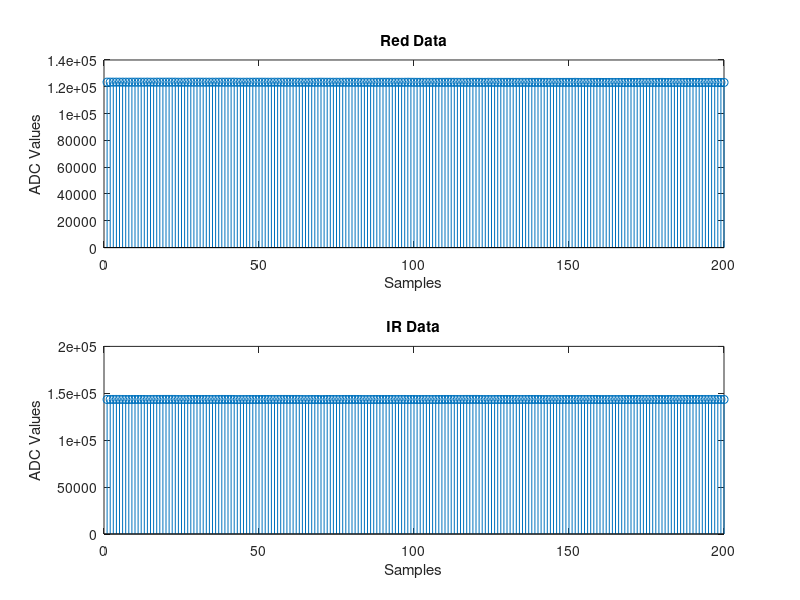
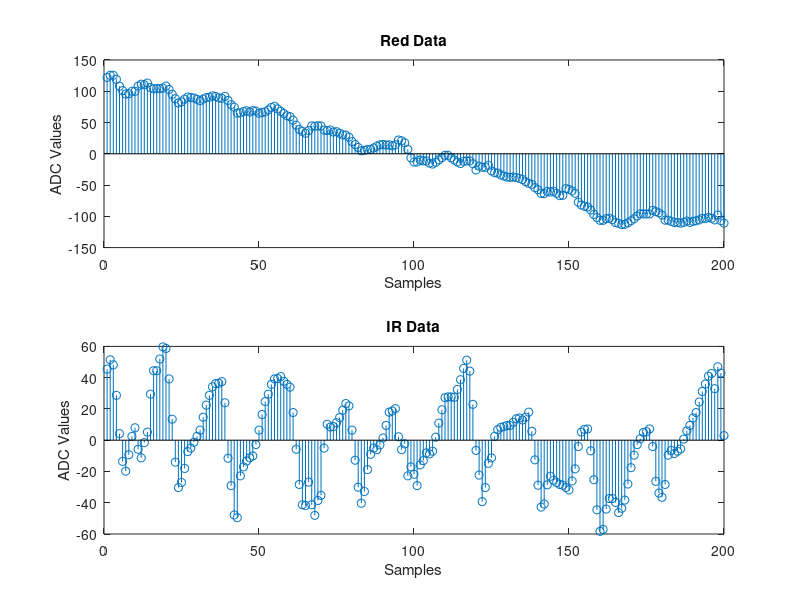

MATLAB code to generate these figures, in order:
% Aaron Lim
% MAX30102 SPO2 Algorithm
% Raw Data
% 26 February 2017

format_spec = '%d'; % reading integers from file
data_length = 200; % samples per channel

mean_red = 0;
mean_ir = 0;



file_red = fopen('raw_data_red.txt','r');
data_red = fscanf(file_red, format_spec);
fclose(file_red);

file_ir = fopen('raw_data_ir.txt','r');
data_ir = fscanf(file_ir, format_spec);
fclose(file_ir);

fig = figure();
s1 = subplot(2,1,1);
stem(data_red);
title('Red Data');
xlabel('Samples');
ylabel('ADC Values');
s2 = subplot(2,1,2);
stem(data_ir);
title('IR Data');
xlabel('Samples');
ylabel('ADC Values');

% calculate means
for k = 1:data_length
    mean_red = (mean_red + data_red(k));
    mean_ir = (mean_ir + data_ir(k));
end
mean_red = (mean_red / data_length);
mean_ir = (mean_ir / data_length);

% remove means
for k = 1:data_length
    data_red(k) = ( data_red(k) - mean_red );
    data_ir(k) = ( data_ir(k) - mean_ir );
end

% apply a 4pt moving average
for k = 1:data_length-3
    data_red(k) = ( data_red(k) + data_red(k+1) + ...
                  data_red(k+2) + data_red(k+3) ) ...
                  / 4;
     data_ir(k) = ( data_ir(k) + data_ir(k+1) + ...
                  data_ir(k+2) + data_ir(k+3) ) ...
                  / 4;         
end

fig = figure();
s1 = subplot(2,1,1);
stem(data_red);
title('Red Data');
xlabel('Samples');
ylabel('ADC Values');
s2 = subplot(2,1,2);
stem(data_ir);
title('IR Data');
xlabel('Samples');
ylabel('ADC Values');
